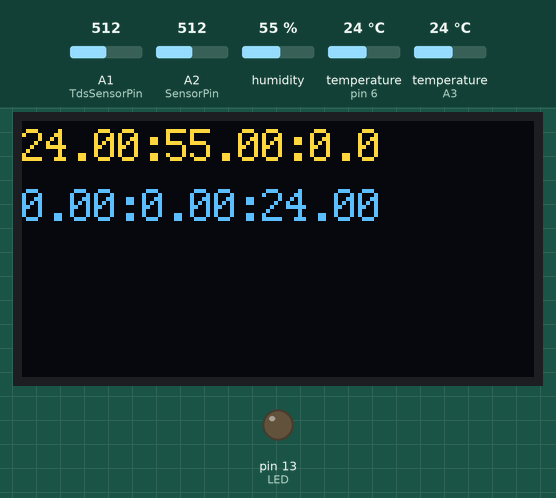
Simulated run of this sketch. Board: Arduino Uno, built with avr-gcc and run on an emulated ATmega328P. Shown: 128×64 one-colour display, output pins drawn as LEDs (lit = HIGH). Inputs (shaded band) come from the test bench; at power-on: humidity 55 %, temperature (sensors on pin 6, A3) 24 °C, A2 (SensorPin) = 512, A1 (TdsSensorPin) = 512. The OLED is the two-colour kind (top 16 rows yellow); the local clock reads 2024-03-15 10:24:30 at power-on unless the sketch sets it; storage starts empty.

Above: at 6.0 s.
6.1 s: humidity set to 22 %
At 7.1 s:
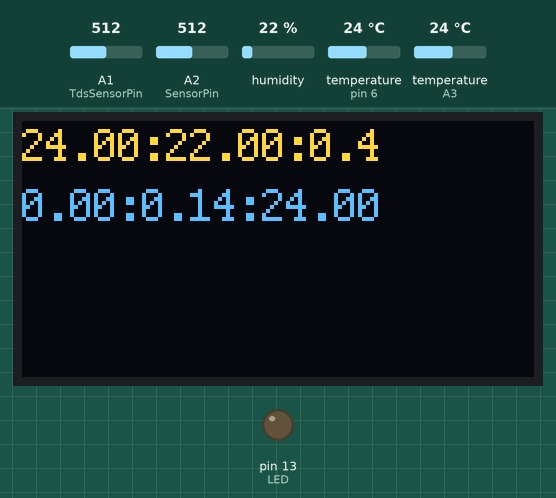
8.9 s: temperature (sensor on pin 6) set to 12 °C
At 10.3 s:
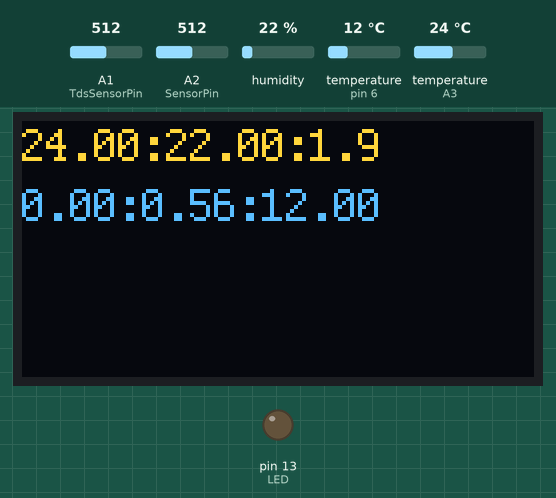
12.0 s: A2 (SensorPin) set to 716
At 15.4 s:
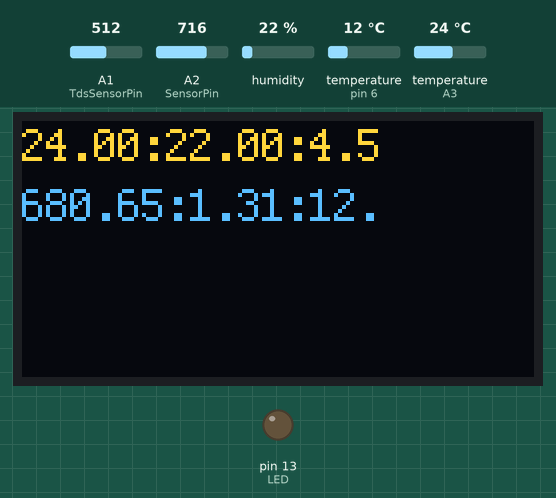
16.2 s: temperature (sensor on A3) set to 12 °C
At 17.5 s:
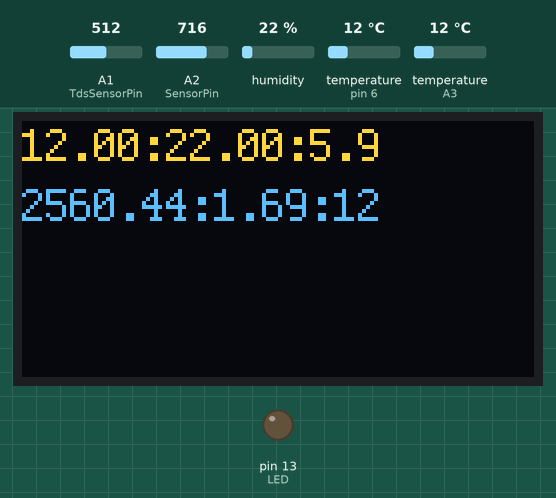
19.2 s: temperature (sensor on pin 6) set to 19 °C
At 20.6 s:
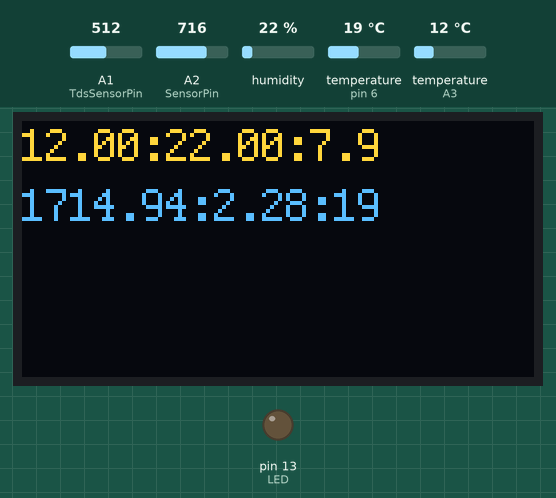
22.3 s: A2 (SensorPin) set to 992
At 25.4 s:
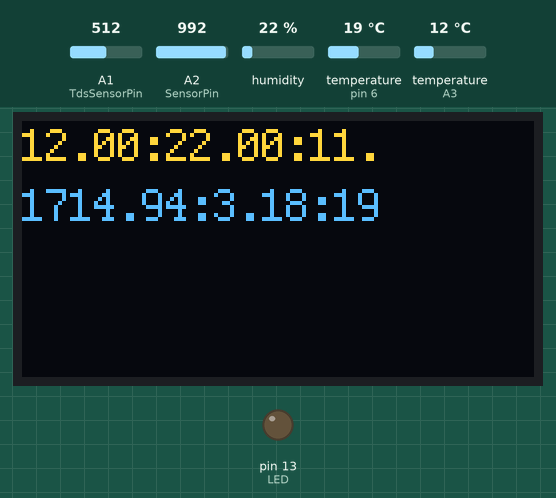
Timing chart, 0 to 26.9 s (numbered marks = the images above; inputs shaded):
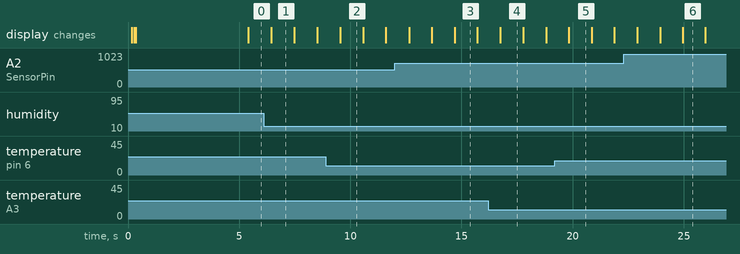

The sketch:

slice_oled.ino
```cpp
// Libraries for DHT
#include "dht.h"

//Libraries for RTC DS1302
//#include <ThreeWire.h>
//#include <RtcDS1302.h>
#include <Time.h>

// DHT11
#define dht_apin A3
dht DHT;

// Temp DS18B20
#include <OneWire.h>
#include <DallasTemperature.h>
#define ONE_WIRE_BUS 6
OneWire oneWire(ONE_WIRE_BUS);
DallasTemperature sensors(&oneWire);

// RTC DS1302v2
#include <RTClib.h>
//   DS1302 rtc(ce_pin, sck_pin, io_pin);
DS1302 rtc(3, 5, 4);

// TDS SEN 0224
#define TdsSensorPin A1
#define VREF 5.0                  // analog reference voltage(Volt) of the ADC
#define SCOUNT  20                // sum of sample point
int analogBuffer[SCOUNT];         // store the analog value in the array, read from ADC
int analogBufferTemp[SCOUNT];
int analogBufferIndex = 0,copyIndex = 0;
float averageVoltage = 0,tdsValue = 0,temperature = 25, rawtds = 0;

// I2C Display
//#include <Wire.h>
//#include <LiquidCrystal_I2C.h>
//LiquidCrystal_I2C lcd(0x20,16,2);  // set the LCD address to 0x20 for a 16 chars and 2 line display
#include "U8glib.h"
U8GLIB_SH1106_128X64 u8g(U8G_I2C_OPT_NONE);

// PH SEN0169
#define SensorPin A2                //pH meter Analog output to Arduino Analog Input 0
#define Offset 0.00                 //deviation compensate
#define LED 13
#define ArrayLenth  20              //times of collection
int pHArray[ArrayLenth];            //Store the average value of the sensor feedback
int pHArrayIndex=0;

// SD Card MODULE
#include <SPI.h>
#include <SD.h>

//GLOBAL TIMER VARIABLES
unsigned long timerOne = 0;
unsigned long timerTwo = 0;
unsigned long reportingTimer = 0;
unsigned long writingTimer = 0;
String targetFileName = "";

void setup() {
  // put your setup code here, to run once:
  //initialize OLED
  u8g.firstPage();
  do {
    draw1("Initializing SLICE v3.0...");
  } while (u8g.nextPage() );

  pinMode(TdsSensorPin,INPUT);
  pinMode(LED, OUTPUT);
  u8g.firstPage();
  do {
    draw1("SD check");
  } while (u8g.nextPage() );
  if(!SD.begin(10)){
      u8g.firstPage();
      do {
        draw1("Initialization Failed!");
      } while (u8g.nextPage() );
//    lcd.print("Failed!");
//    while(1);
  }else{
//      lcd.print("Success!");
      u8g.firstPage();
      do {
        draw1("Success!");
      } while (u8g.nextPage() );
  }

  { //move this subrouting for opening the file as necessary
  }
  delay(3000);

  rtc.begin();
  if(!rtc.isrunning()){
    rtc.adjust(DateTime(__DATE__, __TIME__));
  }

    DateTime now = rtc.now();
  {     //routine to create new chuvaness
        targetFileName = String(now.month())+"-"+String(now.day())+".txt";
        if(!SD.exists(targetFileName)){
          File myFile = SD.open(targetFileName, FILE_WRITE);
          if(myFile){
            myFile.println("UNIX, DHT_HUM(%), DHT_TEMP(C), pH, TDS(ppm), TDS_RAW(ppm), TEMP(C)");
            myFile.close();
          }
        }
  }
    delay(1000);
}

void draw1(String s){
  u8g.setFont(u8g_font_profont12);
  u8g.setPrintPos(0, 10);
  u8g.print(s);
}

void draw2(String s1, String s2){
  u8g.setPrintPos(0, 10);
  u8g.print(s1);
  u8g.setPrintPos(0, 25);
  u8g.print(s2);
}

void loop ()
{
    unsigned long intervalOne = 20U;
    unsigned long intervalTwo = 1000U;
    unsigned long reportingInterval = intervalTwo;
    unsigned long writingInterval  = reportingInterval * 5;
    unsigned int currentTime = millis();

    static float pHValue, pHVoltage;

    if(currentTime - timerOne > 20U){
      timerOne = currentTime;

      { // TDS Sampling
        analogBuffer[analogBufferIndex] = analogRead(TdsSensorPin);    //read the analog value and store into the buffer
        analogBufferIndex++;
        if(analogBufferIndex == SCOUNT){
          analogBufferIndex = 0;
        }
      }

      { //pH Sampling
        pHArray[pHArrayIndex++] = analogRead(SensorPin);
        if(pHArrayIndex==ArrayLenth){
          pHArrayIndex=0;
        }
      }
    }

    if(currentTime - timerTwo >= 1000U){
      timerTwo = currentTime;
      // Temperature
      sensors.requestTemperatures();
      temperature=sensors.getTempCByIndex(0);
      { // TDS Central  Calculation
        tdsValue = calculateTDS(temperature);
        rawtds = calculateTDS(25);
      }

      { // pH Central Calculation
        pHVoltage = avergearray(pHArray, ArrayLenth)*5.0/1024;
        pHValue = 3.5*pHVoltage+Offset;
      }
    }

    if(currentTime - reportingTimer >= reportingInterval){
      reportingTimer = currentTime;
        char LCDString1[20] = {0};
        char LCDString2[20] = {0};
        String LCDString = "";

      DHT.read11(dht_apin);

//      lcd.clear();
//      lcd.setCursor(0,0);
      LCDString = LCDString + DHT.temperature + ":"+ DHT.humidity +":"+pHValue;
      LCDString.toCharArray(LCDString1, 16);
//      lcd.print(LCDString1);

      LCDString = "";
      LCDString = LCDString + tdsValue +":"+pHVoltage+":"+temperature;
      LCDString.toCharArray(LCDString2, 16);
//      lcd.setCursor(0,1);
//      lcd.print(LCDString1);
      u8g.firstPage();
      do {
        draw2(LCDString1, LCDString2);
      } while (u8g.nextPage() );
  }

  if(currentTime - writingTimer >= writingInterval){
    writingTimer = currentTime;
    DateTime now = rtc.now();


    String SDString = "";
    SDString = SDString + now.unixtime() + ',' + DHT.humidity + ',' + DHT.temperature + ',' +pHValue + ',' + tdsValue + ',' + rawtds + ',' + temperature;
    {
      File myFile = SD.open(targetFileName, FILE_WRITE);
      if(myFile){
        myFile.println(SDString);
        myFile.close();
      }
    }
  }
}

float calculateTDS(float temp){
  float tds = 0;
  for(copyIndex=0;copyIndex<SCOUNT;copyIndex++){
    analogBufferTemp[copyIndex]= analogBuffer[copyIndex];
  }
  averageVoltage = getMedianNum(analogBufferTemp,SCOUNT) * (float)VREF / 1024.0;  // read the analog value more stable by the median filtering algorithm, and convert to voltage value
  float compensationCoefficient=1.0+0.02*(temp-25.0);                      //temperature compensation formula: fFinalResult(25^C) = fFinalResult(current)/(1.0+0.02*(fTP-25.0));
  float compensationVoltage=averageVoltage/compensationCoefficient;               //temperature compensation
  tds=(133.42*compensationVoltage*compensationVoltage*compensationVoltage - 255.86*compensationVoltage*compensationVoltage + 857.39*compensationVoltage)*0.5; //convert voltage value to tds value
  return tds;
}

int getMedianNum(int bArray[], int iFilterLen)
{
      int bTab[iFilterLen];
      for (byte i = 0; i<iFilterLen; i++)
      bTab[i] = bArray[i];
      int i, j, bTemp;
      for (j = 0; j < iFilterLen - 1; j++)
      {
      for (i = 0; i < iFilterLen - j - 1; i++)
          {
        if (bTab[i] > bTab[i + 1])
            {
        bTemp = bTab[i];
            bTab[i] = bTab[i + 1];
        bTab[i + 1] = bTemp;
         }
      }
      }
      if ((iFilterLen & 1) > 0)
    bTemp = bTab[(iFilterLen - 1) / 2];
      else
    bTemp = (bTab[iFilterLen / 2] + bTab[iFilterLen / 2 - 1]) / 2;
      return bTemp;
}

double avergearray(int* arr, int number){
  int i;
  int max,min;
  double avg;
  long amount=0;
  if(number<=0){
    Serial.println("Error number for the array to avraging!/n");
    return 0;
  }
  if(number<5){   //less than 5, calculated directly statistics
    for(i=0;i<number;i++){
      amount+=arr[i];
    }
    avg = amount/number;
    return avg;
  }else{
    if(arr[0]<arr[1]){
      min = arr[0];max=arr[1];
    }
    else{
      min=arr[1];max=arr[0];
    }
    for(i=2;i<number;i++){
      if(arr[i]<min){
        amount+=min;        //arr<min
        min=arr[i];
      }else {
        if(arr[i]>max){
          amount+=max;    //arr>max
          max=arr[i];
        }else{
          amount+=arr[i]; //min<=arr<=max
        }
      }//if
    }//for
    avg = (double)amount/(number-2);
  }//if
  return avg;
}
```

Measured:
- what the display in image 1 shows lasts 1.1 s, from 6.4 s to 7.5 s
